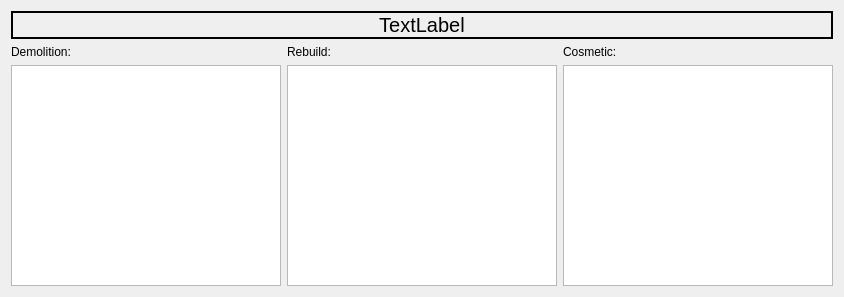
<?xml version="1.0" encoding="UTF-8"?>
<ui version="4.0">
 <class>Form</class>
 <widget class="QWidget" name="Form">
  <property name="geometry">
   <rect>
    <x>0</x>
    <y>0</y>
    <width>844</width>
    <height>297</height>
   </rect>
  </property>
  <property name="windowTitle">
   <string>Form</string>
  </property>
  <layout class="QVBoxLayout" name="verticalLayout_4">
   <item>
    <widget class="QLabel" name="label">
     <property name="font">
      <font>
       <pointsize>15</pointsize>
      </font>
     </property>
     <property name="frameShape">
      <enum>QFrame::Box</enum>
     </property>
     <property name="lineWidth">
      <number>2</number>
     </property>
     <property name="text">
      <string>TextLabel</string>
     </property>
     <property name="alignment">
      <set>Qt::AlignCenter</set>
     </property>
     <property name="wordWrap">
      <bool>false</bool>
     </property>
     <property name="margin">
      <number>0</number>
     </property>
     <property name="indent">
      <number>-1</number>
     </property>
    </widget>
   </item>
   <item>
    <layout class="QHBoxLayout" name="horizontalLayout">
     <item>
      <layout class="QVBoxLayout" name="verticalLayout">
       <item>
        <widget class="QLabel" name="label_2">
         <property name="text">
          <string>Demolition:</string>
         </property>
        </widget>
       </item>
       <item>
        <widget class="QListWidget" name="listWidget">
         <property name="sizePolicy">
          <sizepolicy hsizetype="Expanding" vsizetype="Expanding">
           <horstretch>0</horstretch>
           <verstretch>0</verstretch>
          </sizepolicy>
         </property>
         <property name="minimumSize">
          <size>
           <width>0</width>
           <height>215</height>
          </size>
         </property>
         <property name="autoFillBackground">
          <bool>false</bool>
         </property>
        </widget>
       </item>
      </layout>
     </item>
     <item>
      <layout class="QVBoxLayout" name="verticalLayout_2">
       <item>
        <widget class="QLabel" name="label_3">
         <property name="text">
          <string>Rebuild:</string>
         </property>
        </widget>
       </item>
       <item>
        <widget class="QListWidget" name="listWidget_2">
         <property name="minimumSize">
          <size>
           <width>0</width>
           <height>215</height>
          </size>
         </property>
        </widget>
       </item>
      </layout>
     </item>
     <item>
      <layout class="QVBoxLayout" name="verticalLayout_3">
       <item>
        <widget class="QLabel" name="label_4">
         <property name="text">
          <string>Cosmetic:</string>
         </property>
        </widget>
       </item>
       <item>
        <widget class="QListWidget" name="listWidget_3">
         <property name="minimumSize">
          <size>
           <width>0</width>
           <height>215</height>
          </size>
         </property>
        </widget>
       </item>
      </layout>
     </item>
    </layout>
   </item>
  </layout>
 </widget>
 <resources/>
 <connections/>
</ui>
